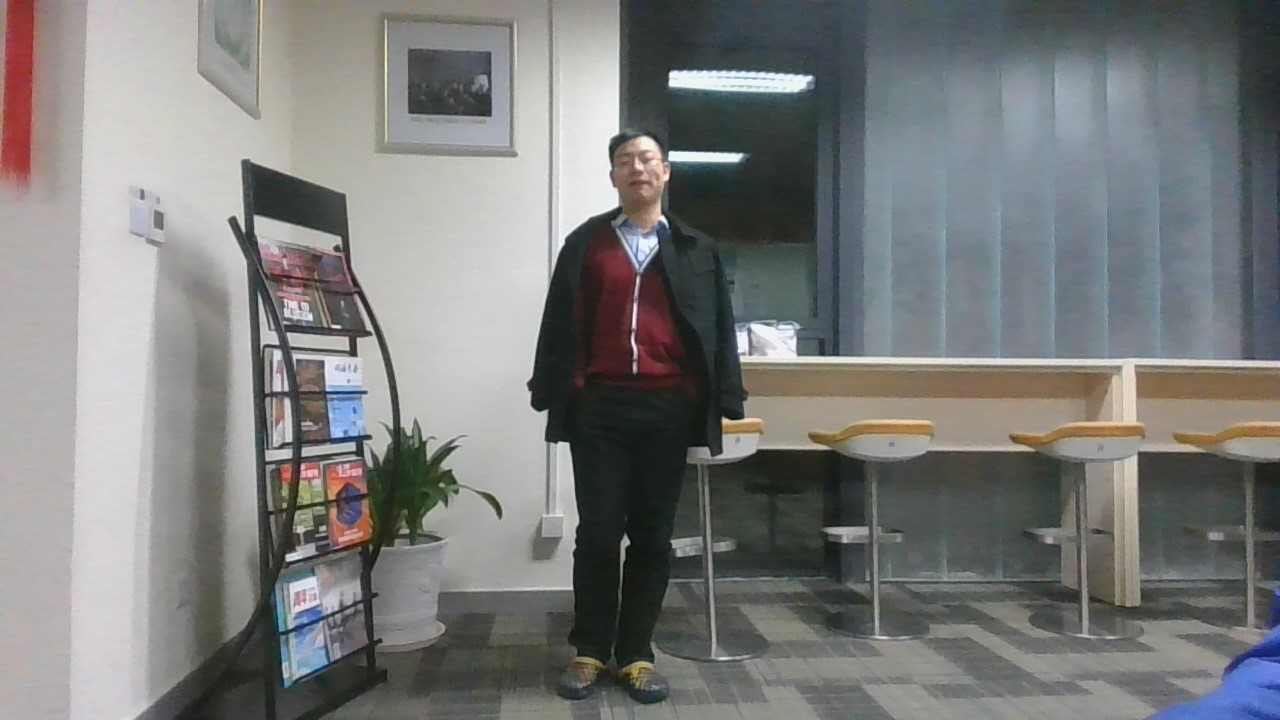
%> input picture test_imgs/1.jpg, 1280 x 720 px
$ octave test_cropbody.m   (GNU Octave 9; MATLAB toolbox functions it lacks are replaced by stand-ins)
%> lines starting %> are read from the running program, lines starting %| are printed output that depends on the picture; in (x1, y1, x2, y2) boxes, pixels count from 0 and x2, y2 are one past the last pixel; in counts of white or black regions, pixels touching at a corner belong together; the program's own positions count from 1
### gaussian.m
function blurIm=gaussian(image, sigma, k)
    kernelSize = round(sigma*3*k - 1);
    if(kernelSize<1)
        kernelSize = 1;
    end
	kernel = fspecial('gaussian', [kernelSize kernelSize], sigma);

	blurIm = imfilter(image,kernel,'replicate');
end

### cropBody.m
function [ body ] = cropBody( img, back )
%cropBody Summary of this function goes here
%
% Given an image, tell where the player's body is.
%
% Input:
%   img: double. Matrix with size(1280*720*3)
%   back: double. Matrix with size(1280*720*3), background.
%
% Output:
% 	body: boolean. Matrix with size(1280*720), where 1 means
%		  this pixel is body.
%

THR_DIFF = 0.14;
color_diff = 0.15;

back = gaussian(back, 2, 5);
img = gaussian(img, 2, 5);

% directly use RGB gray value
% it is different to use which first, rgb2gray and abs ...
body = rgb2gray(abs((img - back))) > THR_DIFF ;
% [11 lines of commented-out code are left out]

end

### test_cropbody.m
% For testing the performance of cropbody only
img = im2double(imread('test_imgs/1.jpg'));
back = im2double(imread('test_imgs/2.jpg'));
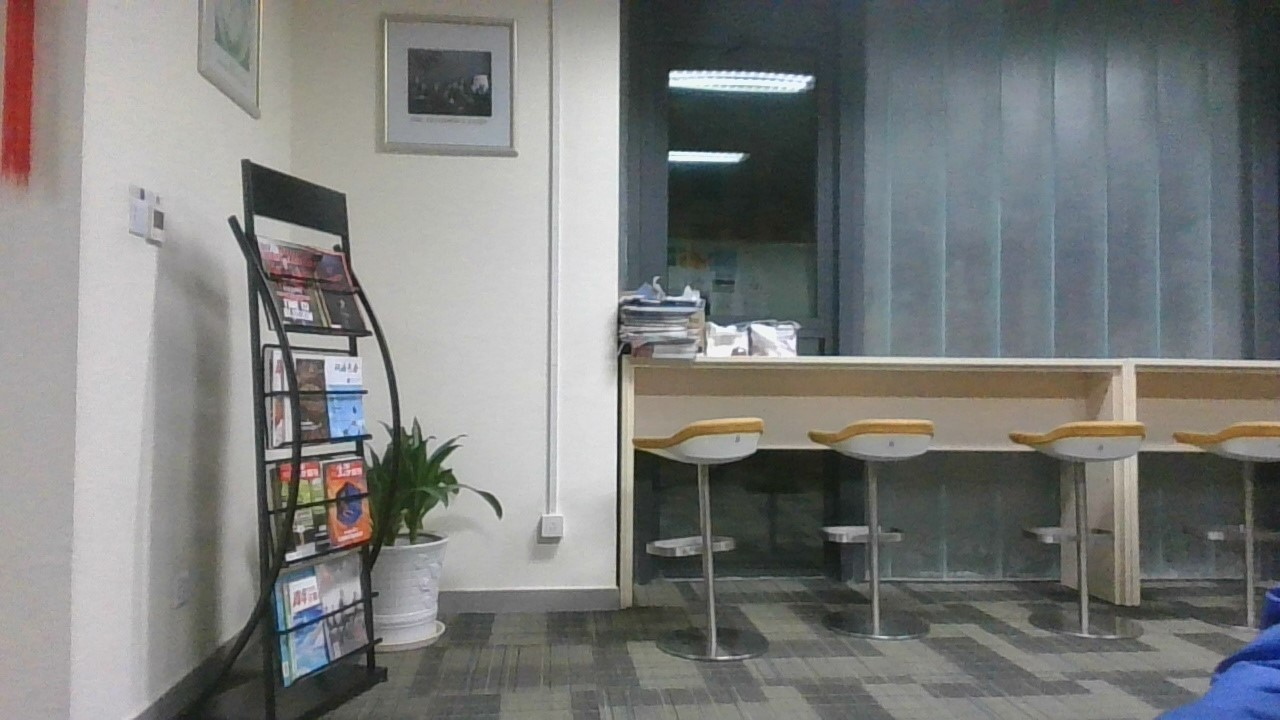
%> input picture test_imgs/2.jpg, 1280 x 720 px

subplot(2,2,1);
imshow(img);
title('Image containing body')
subplot(2,2,2);
imshow(back);
title('Background')

subplot(2,2,3);
imshow(abs(img-back));
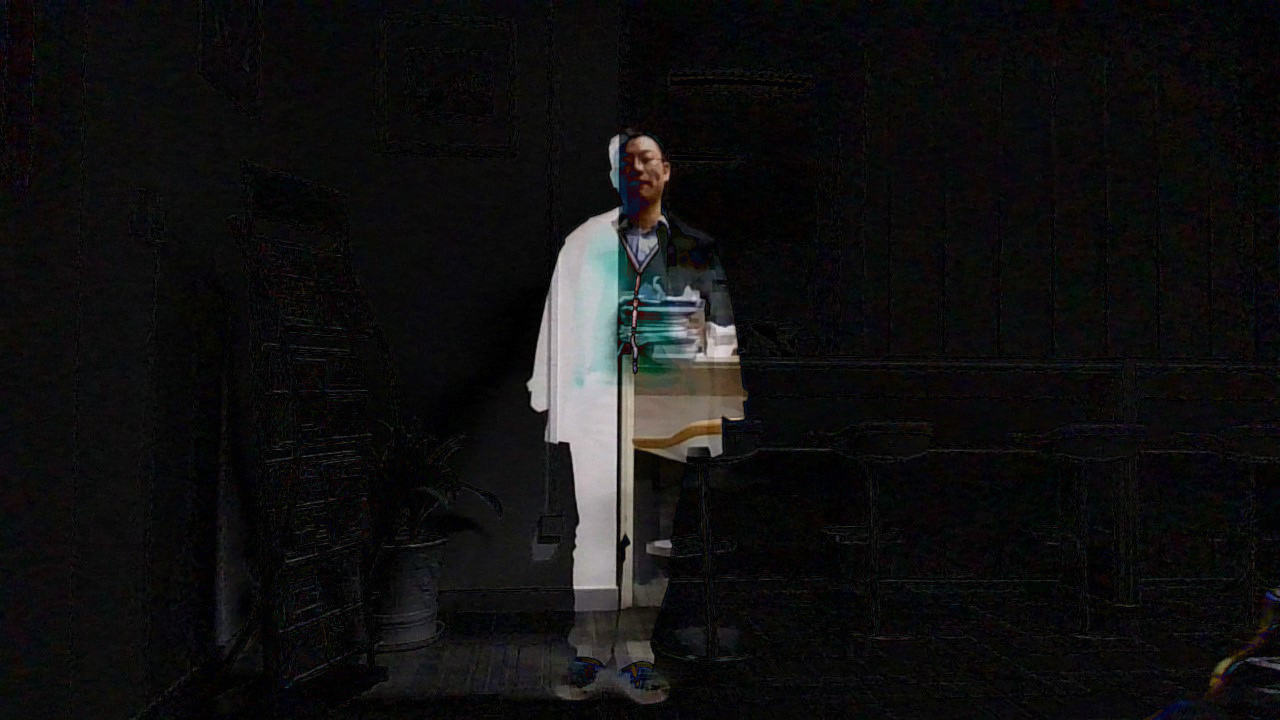
%> displayed picture: size 720x1280x3, on the screen's scale of 0 to 255; mean R, G, B 16.9, 16.4, 16.8
title('Direct minus');

body = cropBody( img, back );
%> in cropBody, `body = rgb2gray(abs((img - back))) > THR_DIFF ;`:
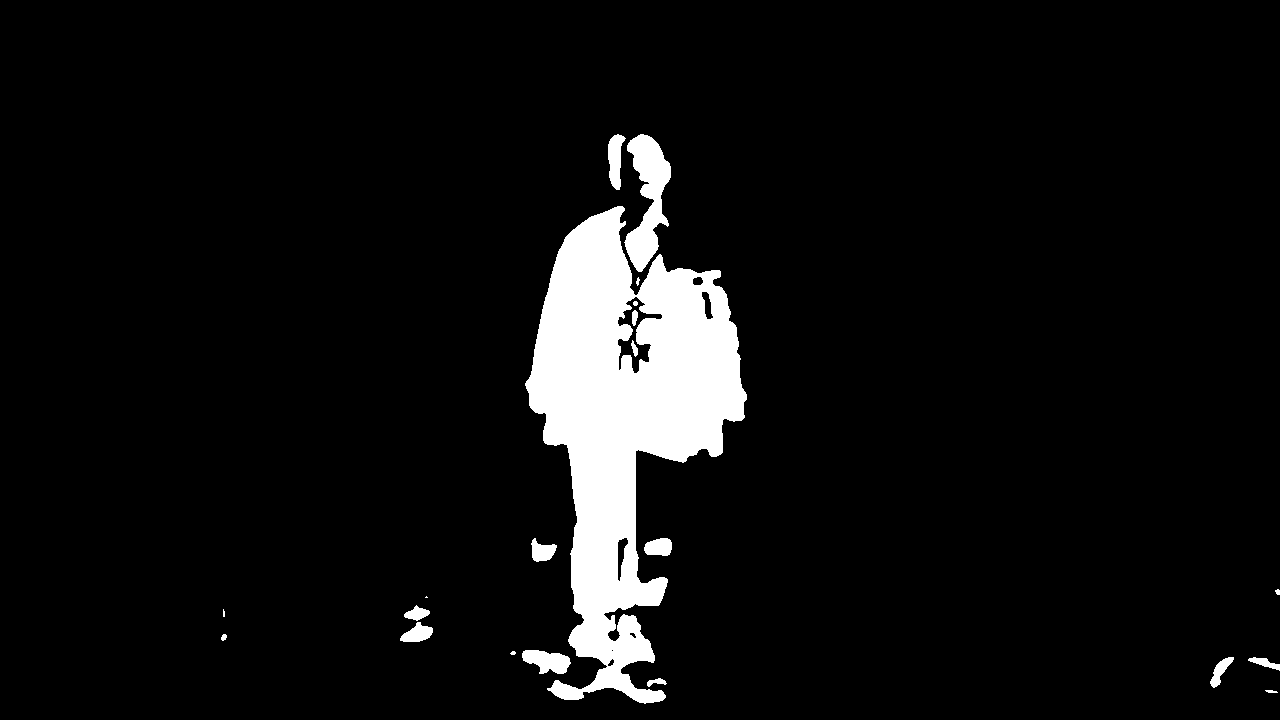
%> body: size 720x1280 logical; 6.5% white; 21 white regions (3 under 20 px), largest, box (x1, y1, x2, y2) and area: (525, 206, 747, 704) 52797, (624, 134, 671, 272) 3323, (522, 650, 571, 674) 794
